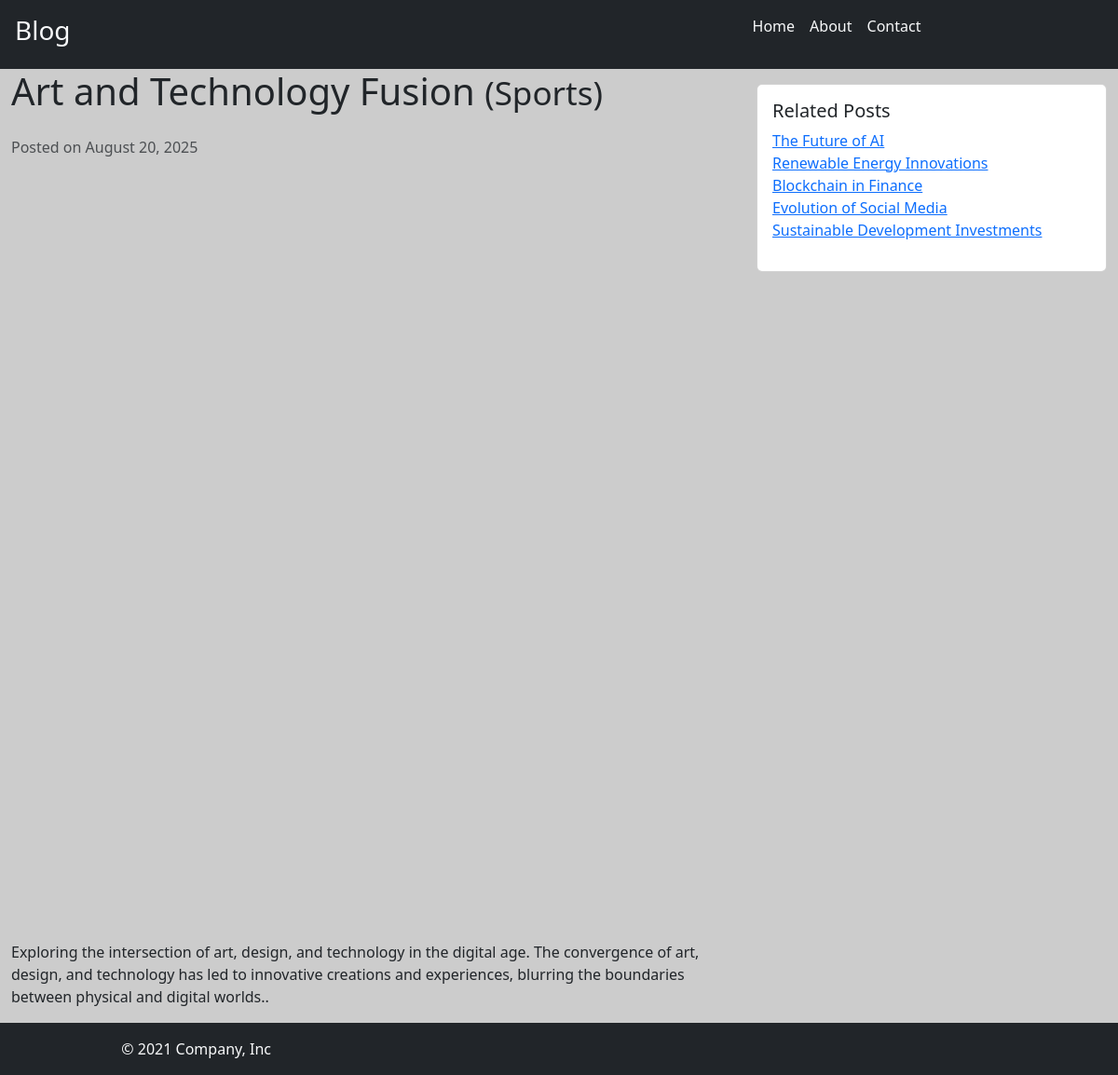
The page /post/art-and-technology-fusion on the database its author committed.
### blog/models.py (models this page shows, shortened)
class Post(models.Model):
    title = models.CharField(max_length=100)
    content = models.TextField()
    img_url = models.URLField(null=True)
    created_at = models.DateTimeField(auto_now_add=True)
    slug = models.SlugField(unique=True)
    category = models.ForeignKey(Category,on_delete=models.CASCADE)

class Category(models.Model):
    name = models.CharField(max_length=100)

### blog/views.py (the view)
# urls.py: path("post/<str:slug>",views.detail, name="detail"),
def detail(request,slug):
    try:
        post = Post.objects.get(slug=slug)
        related_posts = Post.objects.filter(category = post.category).exclude(pk=post.id)
    except Post.DoesNotExist:
        raise Http404("Post doesnot exists")
    return render(request,'blog/detail.html',{"post":post,'related_post':related_posts})

### blog/templates/blog/detail.html
{%extends 'blog/base.html'%}
{%block content%}
<div class="container-fluid ">
    <div class="row">
        <div class="col-lg-8">
          <h1 class="mb-4">{{post.title}} <small>({{post.category.name}})</small></h1>
          <p class="text-muted">Posted on {{post.created_at |date:"F j, Y"}}</p>
          <img src="{{post.img_url}}" class="img-fluid mb-4" alt="Blog Image">
          <p>{{post.content}}.</p>
        </div>
        <div class="col-lg-4">
          <div class="card mt-3">
            <div class="card-body">
              <h5 class="card-title">Related Posts</h5>
              <ul class="list-unstyled">
                {%for related_post in related_post%}
                <li><a href="{% url 'blog:detail' slug=related_post.slug %}">{{related_post.title}}</a></li>
                {%endfor%}
              </ul>
            </div>
          </div>
        </div>
    </div>
</div>
{%endblock%}

### blog/static/blog/style.css (style rules this page uses)
body { background-color: #cccccc; }

### rows shown on the page
Post: title "Art and Technology Fusion", category.name "Sports", created_at "August 20, 2025", content "Exploring the intersection of art, design, and technology in the digital age. The convergence of art, design, and technology has led to innovative creations and experiences, blurring the boundaries between physical and digital worlds."
Post: title "The Future of AI"
Post: title "Renewable Energy Innovations"
Post: title "Blockchain in Finance"
Post: title "Evolution of Social Media"
Post: title "Sustainable Development Investments"
